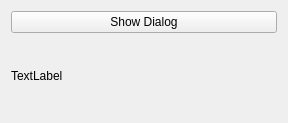
<?xml version="1.0" encoding="UTF-8"?>
<ui version="4.0">
 <class>Widget</class>
 <widget class="QWidget" name="Widget">
  <property name="geometry">
   <rect>
    <x>0</x>
    <y>0</y>
    <width>288</width>
    <height>123</height>
   </rect>
  </property>
  <property name="windowTitle">
   <string>Widget</string>
  </property>
  <layout class="QVBoxLayout" name="verticalLayout">
   <item>
    <widget class="QPushButton" name="provideInfoButton">
     <property name="text">
      <string>Show Dialog</string>
     </property>
    </widget>
   </item>
   <item>
    <widget class="QLabel" name="infoLabel">
     <property name="text">
      <string>TextLabel</string>
     </property>
    </widget>
   </item>
  </layout>
 </widget>
 <resources/>
 <connections/>
</ui>
